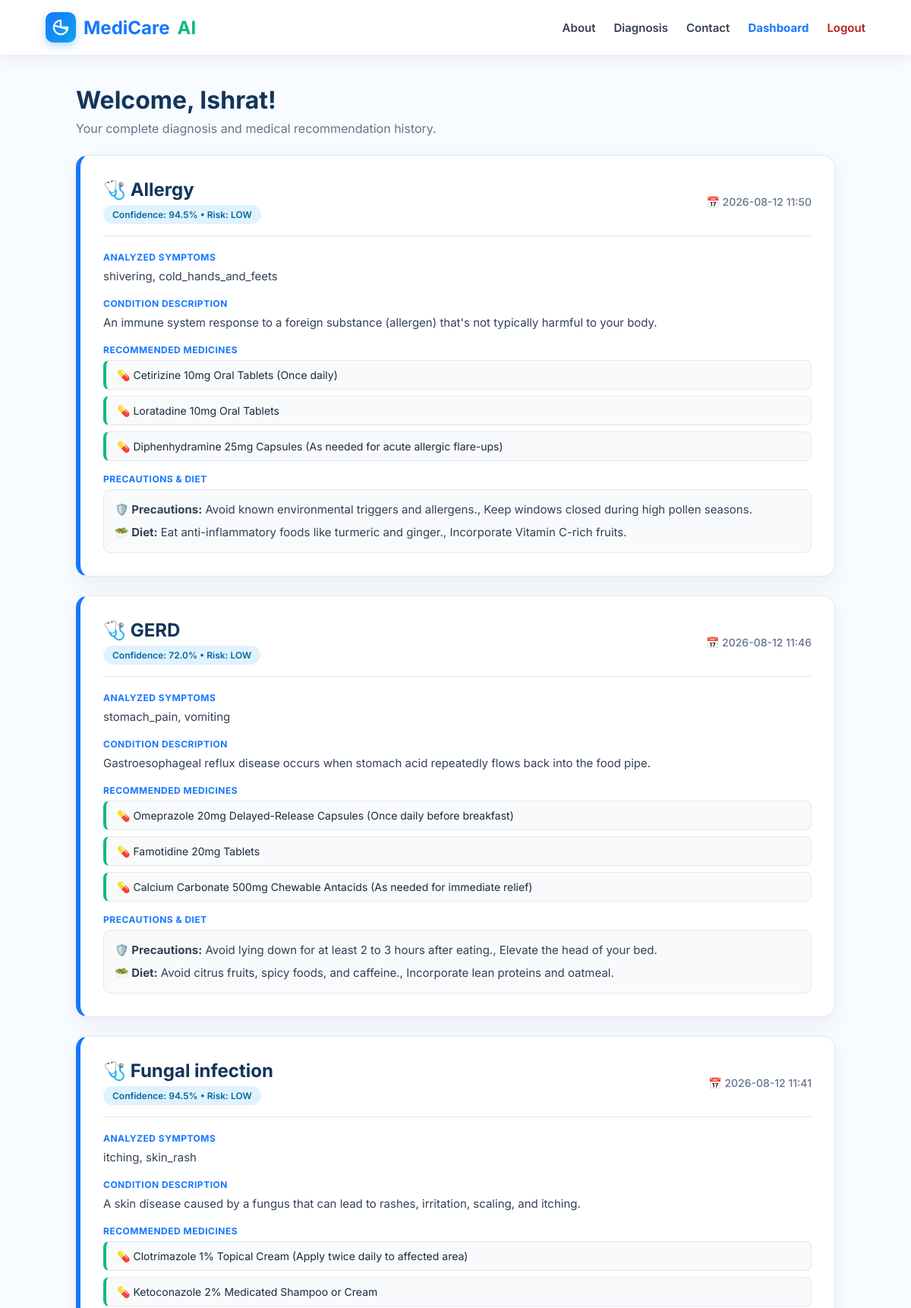
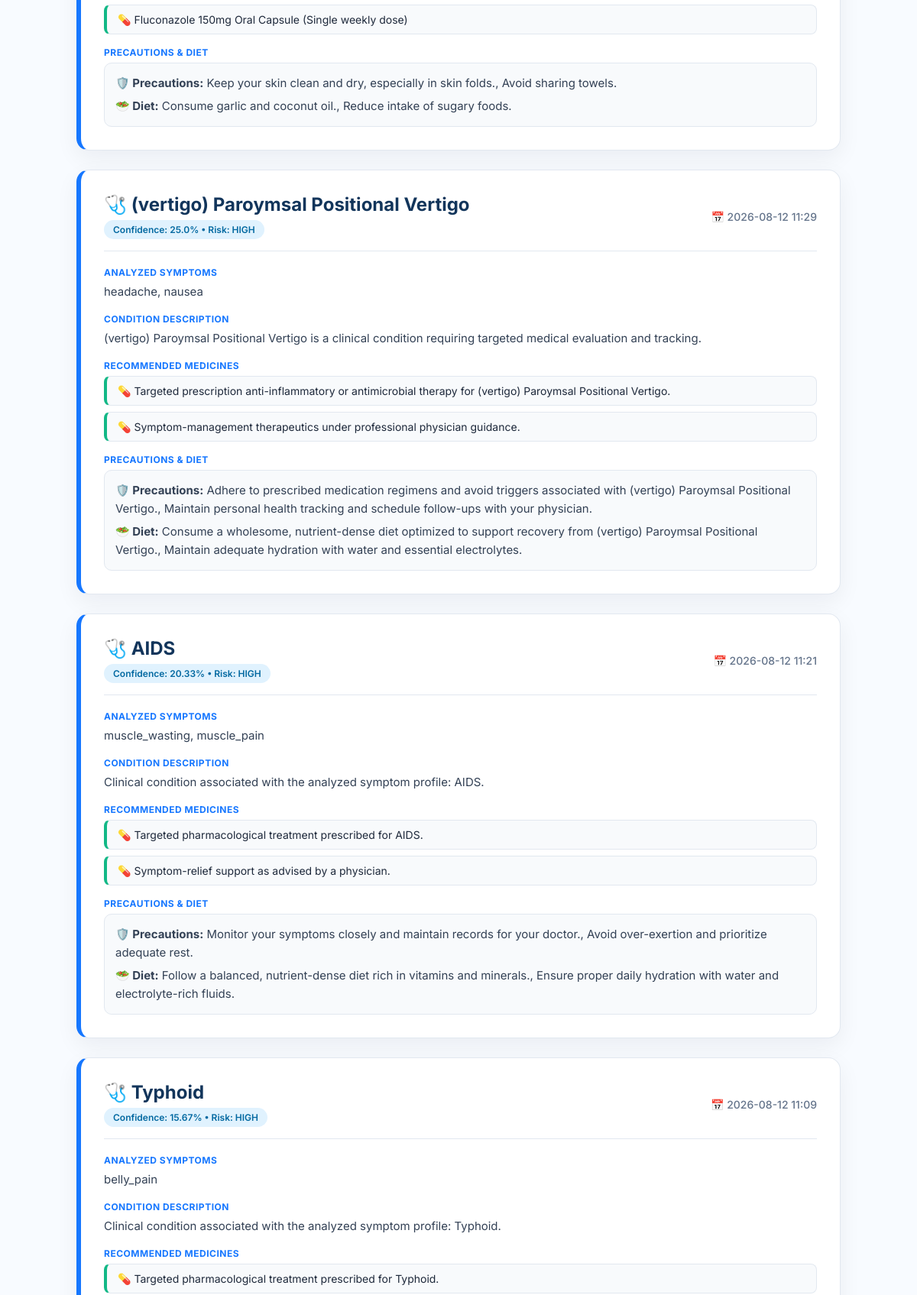
The page /dashboard (signed in, upper part) on the database its author committed (2 pictures, top to bottom).
### app.py (models this page shows)
class User(UserMixin, db.Model):
    id = db.Column(db.Integer, primary_key=True)
    username = db.Column(db.String(150), unique=True, nullable=False)
    email = db.Column(db.String(150), unique=True, nullable=False)
    password = db.Column(db.String(150), nullable=False)
    login_count = db.Column(db.Integer, default=0)
    last_login = db.Column(db.DateTime, nullable=True)
    created_at = db.Column(db.DateTime, default=datetime.utcnow)

class DiagnosisHistory(db.Model):
    id = db.Column(db.Integer, primary_key=True)
    user_id = db.Column(db.Integer, db.ForeignKey('user.id'), nullable=False)
    timestamp = db.Column(db.DateTime, default=datetime.utcnow)
    disease = db.Column(db.String(150), nullable=False)
    confidence = db.Column(db.Float, nullable=True)
    risk = db.Column(db.String(50), nullable=True)
    symptoms = db.Column(db.Text, nullable=True)
    description = db.Column(db.Text, nullable=True)
    medicines = db.Column(db.Text, nullable=True)
    precautions = db.Column(db.Text, nullable=True)
    diet = db.Column(db.Text, nullable=True)
    workout = db.Column(db.Text, nullable=True)
    user = db.relationship('User', backref=db.backref('history', lazy=True))

### app.py (the view)
@app.route("/dashboard")
@login_required
def dashboard():
    user_history = DiagnosisHistory.query.filter_by(user_id=current_user.id).order_by(DiagnosisHistory.timestamp.desc()).all()
    formatted_history = []
    for h in user_history:
        formatted_history.append({
            "id": h.id,
            "timestamp": h.timestamp.strftime("%Y-%m-%d %H:%M"),
            "disease": h.disease,
            "confidence": h.confidence,
            "risk": h.risk,
            "symptoms": h.symptoms,
            "description": h.description,
            "medicines": json.loads(h.medicines) if h.medicines else [],
            "precautions": json.loads(h.precautions) if h.precautions else [],
            "diet": json.loads(h.diet) if h.diet else [],
            "workout": json.loads(h.workout) if h.workout else []
        })
    return render_template("dashboard.html", history=formatted_history)

### app.py (called while the page is built)
@login_manager.user_loader
def load_user(user_id):
    return db.session.get(User, int(user_id))

@app.before_request
def count_visitors():
    global site_visits
    if request.endpoint == 'home':
        site_visits += 1

### templates/dashboard.html (shortened to what this page needs)
<!DOCTYPE html>
<html lang="en">
<head>
</head>
<body>
    <nav class="navbar">
        <a href="/" class="logo">
            <div class="logo-icon">
                <svg width="22" height="22" viewBox="0 0 24 24" fill="none" stroke="white" stroke-width="2.5"
                    stroke-linecap="round" stroke-linejoin="round">
                    <path d="M12 2a10 10 0 1 0 10 10H12V2z" />
                    <path d="M12 12L2.7 9.3" />
                    <path d="M12 12l9.3 2.7" />
                </svg>
            </div>
            MediCare <span>AI</span>
        </a>
        <ul class="nav-links">
            <li><a href="/about">About</a></li>
            <li><a href="/">Diagnosis</a></li>
            <li><a href="/contact">Contact</a></li>
            {% if current_user.is_authenticated %}
            <li><a href="/dashboard" style="color: #1677ff; font-weight: bold;">Dashboard</a></li>
            <li><a href="/logout" style="color: #b91c1c;">Logout</a></li>
            {% endif %}
        </ul>
    </nav>
    <div class="container">
        <h1>Welcome, {{ current_user.username }}!</h1>
        <p style="color: #64748b; margin-bottom: 25px;">Your complete diagnosis and medical recommendation history.</p>
        {% if history %}
        {% for report in history %}
        <div class="report-card">
            <div class="report-header">
                <div>
                    <div class="report-disease">🩺 {{ report.disease }}</div>
                    <div class="badge">Confidence: {{ report.confidence }}% &bull; Risk: {{ report.risk | upper }}</div>
                </div>
                <div class="report-date">📅 {{ report.timestamp }}</div>
            </div>
            <div class="section-title">Analyzed Symptoms</div>
            <div class="info-text">{{ report.symptoms }}</div>
            <div class="section-title">Condition Description</div>
            <div class="info-text">{{ report.description }}</div>
            <div class="section-title">Recommended Medicines</div>
            <ul class="medicine-list">
                {% for med in report.medicines %}
                <li>💊 {{ med }}</li>
                {% endfor %}
            </ul>
            <div class="section-title">Precautions & Diet</div>
            <div class="info-text"
                style="background: #f8fafc; padding: 14px; border-radius: 10px; border: 1px solid #e2e8f0; margin-top: 5px;">
                <div style="margin-bottom: 6px;"><strong>🛡️ Precautions:</strong> {{ report.precautions | join(', ') }}
                </div>
                <div><strong>🥗 Diet:</strong> {{ report.diet | join(', ') }}</div>
            </div>
        </div>
        {% endfor %}
        {% else %}
        <div class="no-records">
            <h3>No diagnosis history found.</h3>
            <p>Run your first medical assessment on the diagnosis page while logged in to track reports here.</p>
        </div>
        {% endif %}
    </div>
</body>
</html>

### templates/dashboard.html (style rules this page uses)
* { box-sizing: border-box; margin: 0; padding: 0; font-family: 'Inter', sans-serif; }
body { background: #f8fbff; color: #1f2937; min-height: 100vh; padding-bottom: 50px; }
.navbar { background: rgba(255, 255, 255, 0.95); backdrop-filter: blur(10px); padding: 16px 5%; display: flex; justify-content: space-between; align-items: center; box-shadow: 0 4px 20px rgba(0, 0, 0, 0.08); position: sticky; top: 0; z-index: 1000; width: 100%; }
.logo { display: flex; align-items: center; gap: 10px; font-size: 24px; font-weight: 700; color: #1677ff; text-decoration: none; white-space: nowrap; }
.logo-icon { width: 40px; height: 40px; background: linear-gradient(135deg, #1677ff, #0ea5e9); border-radius: 10px; display: flex; align-items: center; justify-content: center; box-shadow: 0 4px 12px rgba(22, 119, 255, 0.3); }
.logo span { color: #12b886; }
.nav-links { display: flex; gap: 24px; list-style: none; align-items: center; white-space: nowrap; }
.nav-links a { text-decoration: none; color: #374151; font-weight: 600; font-size: 15px; transition: 0.2s; }
.container { width: 90%; max-width: 1000px; margin: 40px auto; }
h1 { color: #12355b; margin-bottom: 8px; font-size: 32px; }
.report-card { background: white; border-radius: 16px; padding: 30px; margin-bottom: 25px; box-shadow: 0 10px 30px rgba(15, 23, 42, 0.06); border: 1px solid #e2e8f0; border-left: 6px solid #1677ff; }
.report-header { display: flex; justify-content: space-between; align-items: center; border-bottom: 1px solid #e2e8f0; padding-bottom: 15px; margin-bottom: 20px; }
.report-disease { font-size: 24px; font-weight: bold; color: #12355b; margin-bottom: 6px; }
.report-date { color: #64748b; font-size: 14px; font-weight: 500; }
.section-title { font-size: 12px; font-weight: 700; color: #1677ff; margin: 16px 0 6px 0; text-transform: uppercase; letter-spacing: 0.5px; }
.info-text { font-size: 15px; color: #334155; line-height: 1.6; }
.badge { display: inline-block; padding: 5px 12px; border-radius: 20px; font-size: 12px; font-weight: 600; background: #e0f2fe; color: #0369a1; }
.medicine-list { list-style: none; margin-top: 5px; }
.medicine-list li { background: #f8fafc; border: 1px solid #e2e8f0; padding: 10px 14px; border-radius: 8px; margin-bottom: 8px; font-size: 14px; color: #1e293b; border-left: 4px solid #12b886; }

### rows shown on the page
User: username "Ishrat"
DiagnosisHistory: disease "Allergy", confidence "94.5", risk "LOW", timestamp "2026-08-12 11:50", symptoms "shivering, cold_hands_and_feets", description "An immune system response to a foreign substance (allergen) that's not typically harmful to your body.", medicines "Cetirizine 10mg Oral Tablets (Once daily)" "Loratadine 10mg Oral Tablets" "Diphenhydramine 25mg Capsules (As needed for acute allergic flare-ups)", precautions "Avoid known environmental triggers and allergens., Keep windows closed during high pollen seasons.", diet "Eat anti-inflammatory foods like turmeric and ginger., Incorporate Vitamin C-rich fruits."
DiagnosisHistory: disease "GERD", confidence "72.0", risk "LOW", timestamp "2026-08-12 11:46", symptoms "stomach_pain, vomiting", description "Gastroesophageal reflux disease occurs when stomach acid repeatedly flows back into the food pipe.", medicines "Omeprazole 20mg Delayed-Release Capsules (Once daily before breakfast)" "Famotidine 20mg Tablets" "Calcium Carbonate 500mg Chewable Antacids (As needed for immediate relief)", precautions "Avoid lying down for at least 2 to 3 hours after eating., Elevate the head of your bed.", diet "Avoid citrus fruits, spicy foods, and caffeine., Incorporate lean proteins and oatmeal."
DiagnosisHistory: disease "Fungal infection", confidence "94.5", risk "LOW", timestamp "2026-08-12 11:41", symptoms "itching, skin_rash", description "A skin disease caused by a fungus that can lead to rashes, irritation, scaling, and itching.", medicines "Clotrimazole 1% Topical Cream (Apply twice daily to affected area)" "Ketoconazole 2% Medicated Shampoo or Cream" "Fluconazole 150mg Oral Capsule (Single weekly dose)", precautions "Keep your skin clean and dry, especially in skin folds., Avoid sharing towels.", diet "Consume garlic and coconut oil., Reduce intake of sugary foods."
DiagnosisHistory: disease "(vertigo) Paroymsal Positional Vertigo", confidence "25.0", risk "HIGH", timestamp "2026-08-12 11:29", symptoms "headache, nausea", description "(vertigo) Paroymsal Positional Vertigo is a clinical condition requiring targeted medical evaluation and tracking.", medicines "Targeted prescription anti-inflammatory or antimicrobial therapy for (vertigo) Paroymsal Positional Vertigo." "Symptom-management therapeutics under professional physician guidance.", precautions "Adhere to prescribed medication regimens and avoid triggers associated with (vertigo) Paroymsal Positional Vertigo., Maintain personal health tracking and schedule follow-ups with your physician.", diet "Consume a wholesome, nutrient-dense diet optimized to support recovery from (vertigo) Paroymsal Positional Vertigo., Maintain adequate hydration with water and essential electrolytes."
DiagnosisHistory: disease "AIDS", confidence "20.33", risk "HIGH", timestamp "2026-08-12 11:21", symptoms "muscle_wasting, muscle_pain", description "Clinical condition associated with the analyzed symptom profile: AIDS.", medicines "Targeted pharmacological treatment prescribed for AIDS." "Symptom-relief support as advised by a physician.", precautions "Monitor your symptoms closely and maintain records for your doctor., Avoid over-exertion and prioritize adequate rest.", diet "Follow a balanced, nutrient-dense diet rich in vitamins and minerals., Ensure proper daily hydration with water and electrolyte-rich fluids."
DiagnosisHistory: disease "Typhoid", confidence "15.67", risk "HIGH", timestamp "2026-08-12 11:09", symptoms "belly_pain", description "Clinical condition associated with the analyzed symptom profile: Typhoid.", medicines "Targeted pharmacological treatment prescribed for Typhoid."
